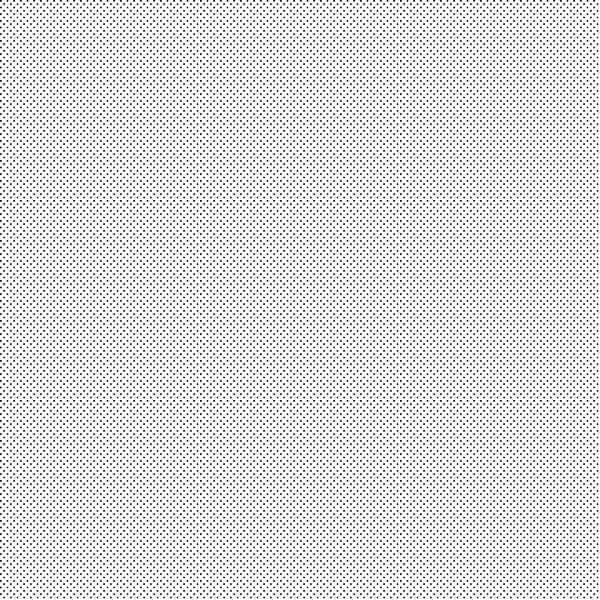
#> input picture app/assets/images/screen_1_600.jpg, 600 x 600 px; its folder holds only this picture in this run
$ python -i filter.py   (imports and definitions only)
#> lines starting #> are read from the running program, lines starting #| are printed output that depends on the picture
#> further down, picture is the input picture: shape (600, 600, 3); min 0, max 255, mean 222.8
# coding: utf-8
import os, sys
import cv2
import math
import numpy as np

IMAGE_FOLDER = 'app/assets/images'
UPLOAD_FOLDER = 'public/images/tmp'

# [52 lines left out: functions apply_filter, comic_filter, not called in this run]

# アニメフィルタ
def anime_filter(img, K=30):
    # グレースケール変換
#> called with K = 30
    gray = cv2.cvtColor(img, cv2.COLOR_BGRA2GRAY)

    # ぼかしでノイズ低減
    edge = cv2.blur(gray, (3, 3))
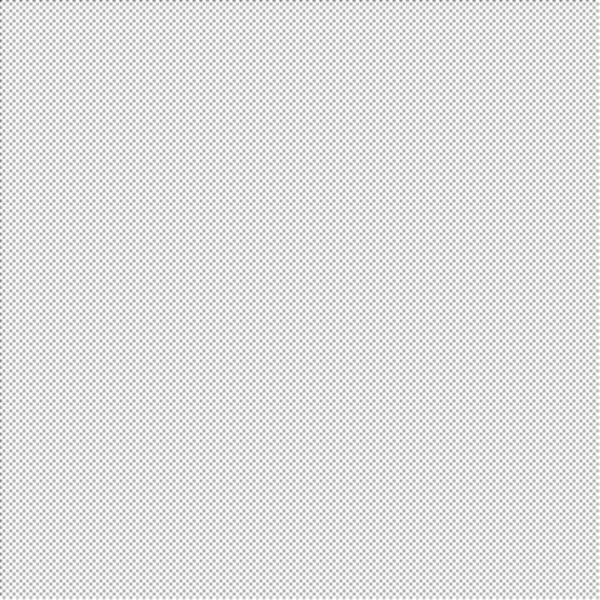
#> edge: shape (600, 600); min 78, max 255, mean 222.8

    # Cannyアルゴリズムで輪郭抽出
    edge = cv2.Canny(edge, 50, 150, apertureSize=3)
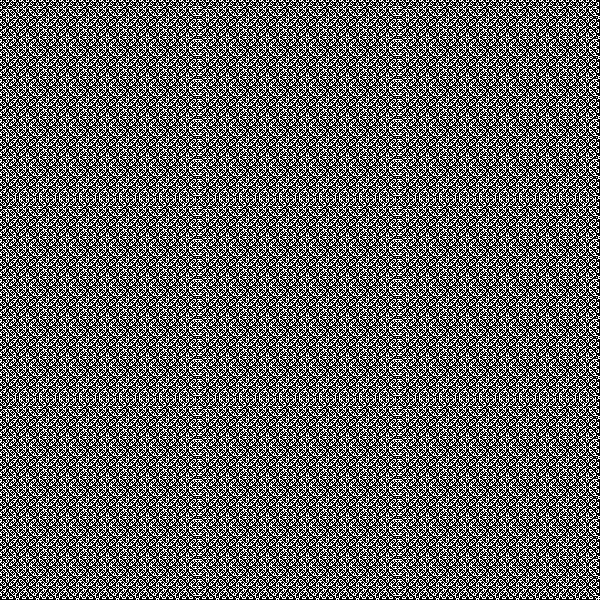
#> edge: shape (600, 600); 38.5% white in thin lines or dots

    # 輪郭画像をRGB色空間に変換
    edge = cv2.cvtColor(edge, cv2.COLOR_GRAY2BGR)
#> edge: shape (600, 600, 3); 38.5% white in thin lines or dots

    # 画像の領域分割
    img = sub_color(img, K)

    # 差分を返す
    return cv2.subtract(img, edge)

# 減色処理
def sub_color(src, K):
    # 次元数を1落とす
#> called with K = 30
    Z = src.reshape((-1,3))

    # float32型に変換
    Z = np.float32(Z)

    # 基準の定義
    criteria = (cv2.TERM_CRITERIA_EPS + cv2.TERM_CRITERIA_MAX_ITER, 10, 1.0)

    # K-means法で減色
    ret, label, center = cv2.kmeans(Z, K, None, criteria, 10, cv2.KMEANS_RANDOM_CENTERS)
#> ret = 9869113.5; center = 30 rows, first 8: [201, 201, 201], [227.3, 227.3, 227.3], [237.3, 237.3, 237.3], [246.8, 246.8, 246.8], [111.4, 111.4, 111.4], [251, 251, 251], [253, 253, 253], [254, 254, 254]

    # UINT8に変換
    center = np.uint8(center)
#> center = 30 rows, first 8: [201, 201, 201], [227, 227, 227], [237, 237, 237], [246, 246, 246], [111, 111, 111], [251, 251, 251], [253, 253, 253], [253, 253, 253]

    res = center[label.flatten()]

    # 配列の次元数と入力画像と同じに戻す
    return res.reshape((src.shape))


# [39 lines left out: functions count_files, resize_img, clip_to_square, not called in this run]

>>> import cv2
>>> picture = cv2.imread('../assets/images/screen_1_600.jpg')
>>> result = anime_filter(picture)
#> in anime_filter, `return cv2.subtract(img, edge)`:
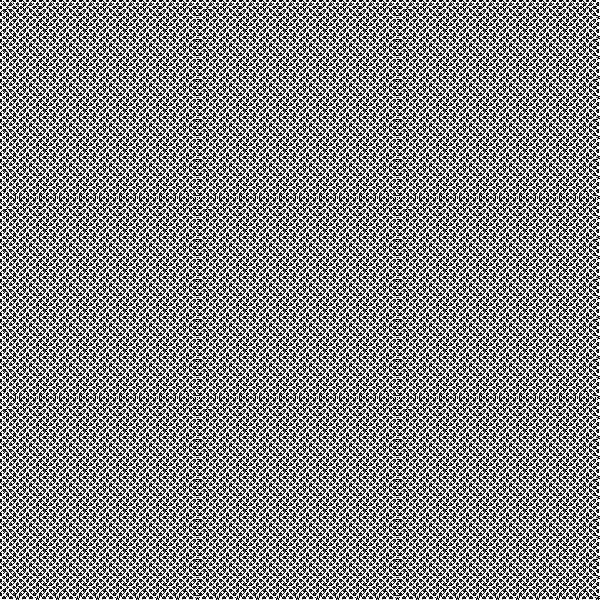
#> returned value: shape (600, 600, 3); min 0, max 255, mean 137.7

$ run again, on app/assets/images/screen_2_600.jpg
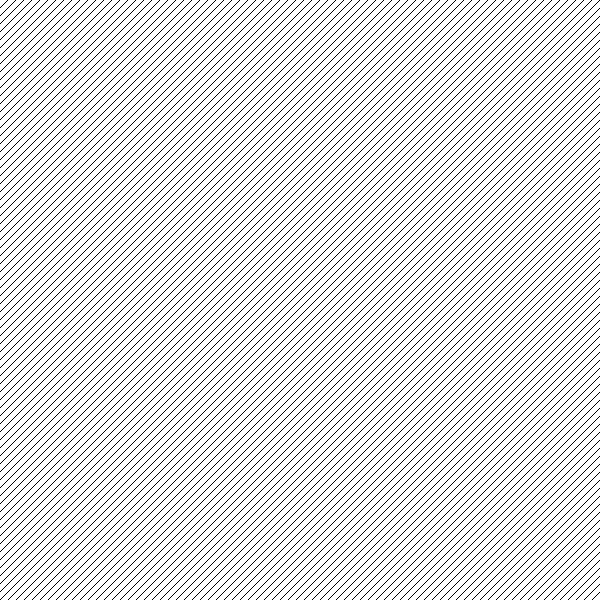
#> input picture app/assets/images/screen_2_600.jpg, 600 x 600 px
#> picture is the input picture: shape (600, 600, 3); min 0, max 255, mean 223
#> in anime_filter, `edge = cv2.Canny(edge, 50, 150, apertureSize=3)`:
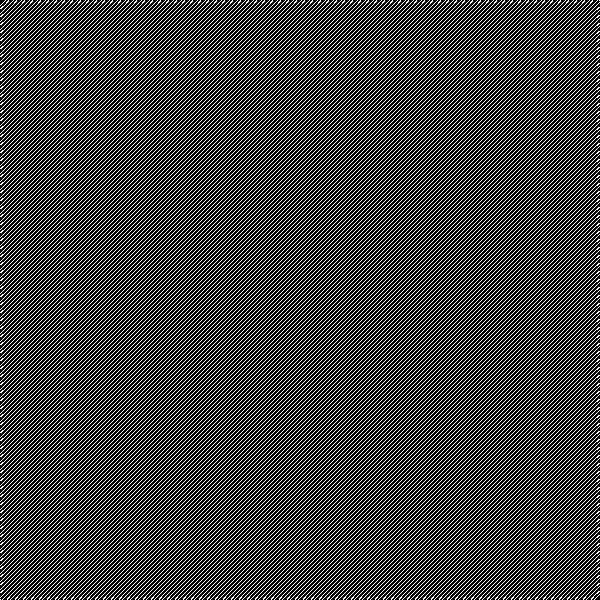
#> edge: shape (600, 600); 25.2% white in thin lines or dots
#> in sub_color, `ret, label, center = cv2.kmeans(Z, K, None, criteria, 10, cv2.KMEANS_R..`: ret = 363195.3; center = 30 rows, first 8: [254, 254, 254], [255.7, 255.7, 255.7], [255, 255, 255], [255, 255, 255], [255, 255, 255], [255, 255, 255], [255, 255, 255], [255, 255, 255]
#> in sub_color, `center = np.uint8(center)`: center = 30 rows, first 8: [254, 254, 254], [255, 255, 255], [255, 255, 255], [255, 255, 255], [255, 255, 255], [255, 255, 255], [255, 255, 255], [255, 255, 255]
#> in anime_filter, `return cv2.subtract(img, edge)`:
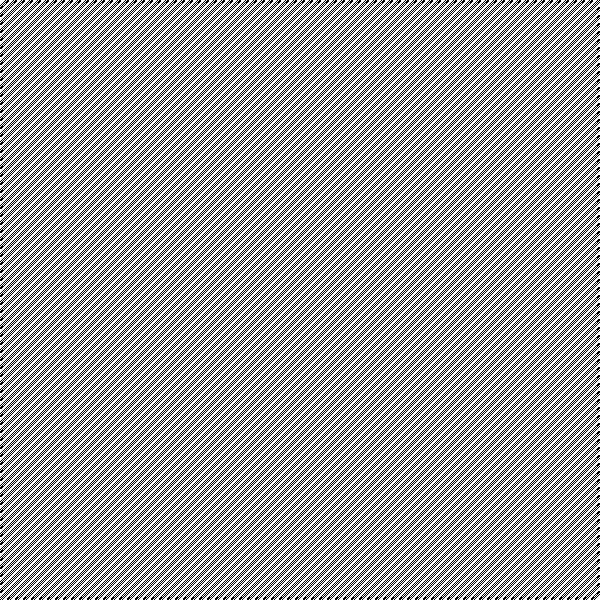
#> returned value: shape (600, 600, 3); min 0, max 255, mean 158.8
